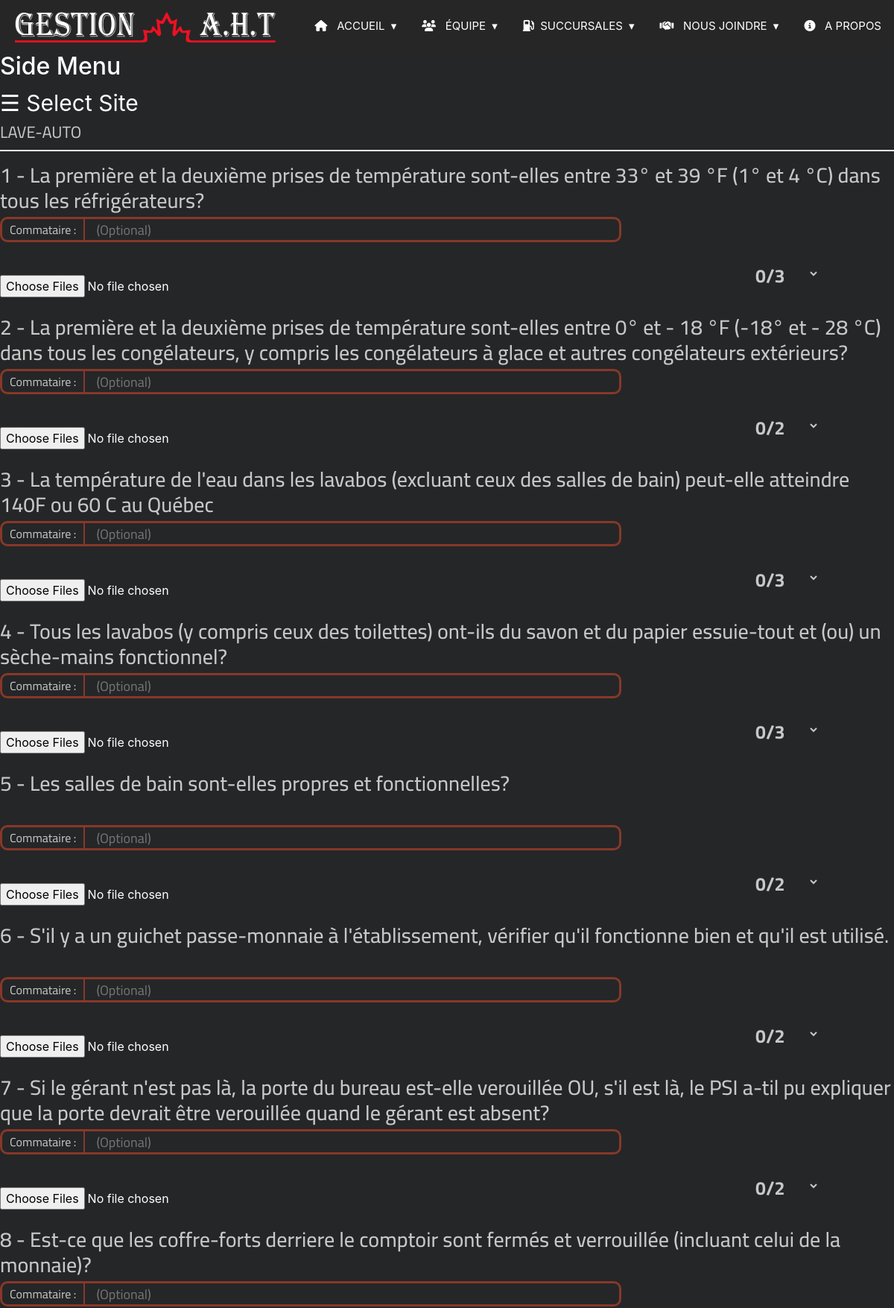
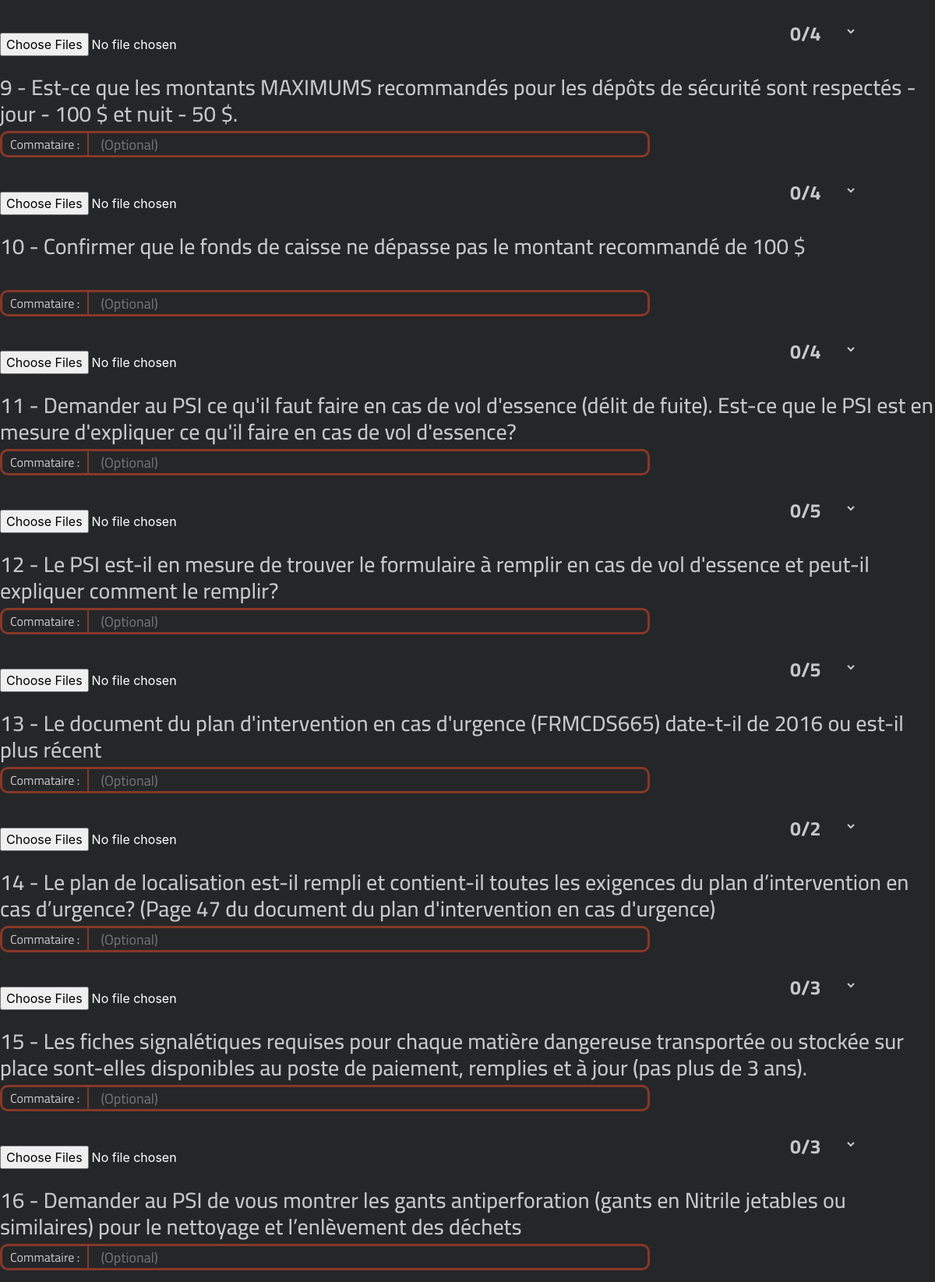
Screenshot of /secure.php (upper part) with the database file from the repository (2 pictures, top to bottom).
### tables this page shows
CREATE TABLE IF NOT EXISTS `tbl_questions` (
  `id` int(11) NOT NULL AUTO_INCREMENT,
  `question_number` float NOT NULL,
  `question` varchar(500) NOT NULL,
  `total_score` int(11) NOT NULL,
  `type` tinyint(2) NOT NULL,
  `status` tinyint(4) DEFAULT '1',
  PRIMARY KEY (`id`)
);

### secure.php (the view, shortened to what this page needs)
<?php
include 'header.php';
$quetions = $db->query("SELECT * FROM tbl_questions WHERE type = '4';")->fetchAll(PDO::FETCH_ASSOC);
?>
    <div class="containers">
        <?php include "sidenavswitch.php"; ?>
        <p class="title">LAVE-AUTO</p><br>
        <hr class="hrs">
        <form class="inspectios" id="marchand" action="core.php" method="post" enctype="multipart/form-data">
            <?php foreach ($quetions as $key => $quetion): ?>
                <div class="questions">
                    <h3><?= $quetion['question_number'] . " - " . $quetion['question'] ?></h3>
                    <br><br><br>
                    <div style="display: inline-block; width: 100%;">
                        <p style="float: left" class="comment">Commataire : </p><input style="" class="comment" type="text" name="comment[]" value="" placeholder="(Optional)">
                    </div>
                    <div class="rselect">
                        <select class="result" name="result[]">
                            <?php for ($i = 0; $i <= ($quetion['total_score']); $i = $i + 0.5): ?>
                                <option value="<?= $i ?>"><?= $i . "/" . $quetion['total_score'] ?></option>
                            <?php endfor; ?>
                        </select>
                    </div>
                    <br><br>
                    <input class="fileupload" style="color: white" type="file" name="photo_<?= $key ?>[]" multiple><br><br>
                </div>
            <?php endforeach; ?>
            <br><br>
        </form>
    </div>
<?php include "footer.php";

### css/master.css (style rules this page uses)
body { margin: 0; background-color: #252628; transition: background-color .5s; }
hr.hrs { border: 1px solid whitesmoke; }
.containers { width: 1400px; margin: auto!important; }
.title { float: left; }
p { color: #c8c8c8; font-family: 'Cairo', sans-serif; }
p.title { font-size: 22px; margin-bottom: 0; }
div.questions { width: 100%; }
div.questions h3 { color: #c8c8c8; float: left; font-family: 'Cairo', sans-serif; margin: 0; }
div.questions select { width: 90px; height: 45px; background-color: #252628; color: #c8c8c8; font-size: 25px; font-family: 'Cairo', sans-serif; font-weight: bold; border: none; }
div.questions div.rselect { margin-right: 100px; float: right; }
div.questions p.comment { float: left; margin: 0px 0px 20px 0; border: 3px solid #873828; border-right: 2px solid #873828; border-top-left-radius: 10px; border-bottom-left-radius: 10px; padding: 2px 10px; }
div.questions input.comment { background-color: #252628; color: #c8c8c8; font-size: 18px; font-family: 'Cairo', sans-serif; width: 60%; height: 34px; border: 3px solid #873828; border-left: none; padding-left: 15px; border-top-right-radius: 10px; border-bottom-right-radius: 10px; }

### css/responsive.css (style rules this page uses)
@media only screen and (min-width: 320px) { .containers { max-width: 284px; } }
@media only screen and (min-width: 360px) { .containers { max-width: 324px; } }
@media only screen and (min-width: 430px) { .containers { max-width: 400px; } }
@media only screen and (min-width: 576px) { .containers { max-width: 540px; } }
@media only screen and (min-width: 768px) { .containers { max-width: 720px; } }
@media only screen and (min-width: 992px) { .containers { max-width: 960px; } }
@media only screen and (min-width: 1200px) { .containers { max-width: 1200px; } }

### css/floating-labels.css (style rules this page uses)
:root { --input-padding-x: .75rem; --input-padding-y: .75rem; }

### rows the page displays
tbl_questions: question_number "1", question "La première et la deuxième prises de température sont-elles entre 33° et 39 °F (1° et 4 °C) dans tous les réfrigérateurs?"
tbl_questions: question_number "2", question "La première et la deuxième prises de température sont-elles entre 0° et - 18 °F (-18° et - 28 °C) dans tous les congélateurs, y compris les congélateurs à glace et autres congélateurs extérieurs?"
tbl_questions: question_number "3", question "La température de l'eau dans les lavabos (excluant ceux des salles de bain) peut-elle atteindre 140F ou 60 C au Québec"
tbl_questions: question_number "4", question "Tous les lavabos (y compris ceux des toilettes) ont-ils du savon et du papier essuie-tout et (ou) un sèche-mains fonctionnel?"
tbl_questions: question_number "5", question "Les salles de bain sont-elles propres et fonctionnelles?"
tbl_questions: question_number "6", question "S'il y a un guichet passe-monnaie à l'établissement, vérifier qu'il fonctionne bien et qu'il est utilisé."
tbl_questions: question_number "7", question "Si le gérant n'est pas là, la porte du bureau est-elle verouillée OU, s'il est là, le PSI a-til pu expliquer que la porte devrait être verouillée quand le gérant est absent?"
tbl_questions: question_number "8", question "Est-ce que les coffre-forts derriere le comptoir sont fermés et verrouillée (incluant celui de la monnaie)?"
tbl_questions: question_number "9", question "Est-ce que les montants MAXIMUMS recommandés pour les dépôts de sécurité sont respectés - jour - 100 $ et nuit - 50 $."
tbl_questions: question_number "10", question "Confirmer que le fonds de caisse ne dépasse pas le montant recommandé de 100 $"
tbl_questions: question_number "11", question "Demander au PSI ce qu'il faut faire en cas de vol d'essence (délit de fuite). Est-ce que le PSI est en mesure d'expliquer ce qu'il faire en cas de vol d'essence?"
tbl_questions: question_number "12", question "Le PSI est-il en mesure de trouver le formulaire à remplir en cas de vol d'essence et peut-il expliquer comment le remplir?"
tbl_questions: question_number "13", question "Le document du plan d'intervention en cas d'urgence (FRMCDS665) date-t-il de 2016 ou est-il plus récent"
tbl_questions: question_number "14", question "Le plan de localisation est-il rempli et contient-il toutes les exigences du plan d’intervention en cas d’urgence? (Page 47 du document du plan d'intervention en cas d'urgence)"
tbl_questions: question_number "15", question "Les fiches signalétiques requises pour chaque matière dangereuse transportée ou stockée sur place sont-elles disponibles au poste de paiement, remplies et à jour (pas plus de 3 ans)."
tbl_questions: question_number "16", question "Demander au PSI de vous montrer les gants antiperforation (gants en Nitrile jetables ou similaires) pour le nettoyage et l’enlèvement des déchets"

### other values shown
form field value "0/3"
form field value "0/2"
form field value "0/4"
form field value "0/5"
